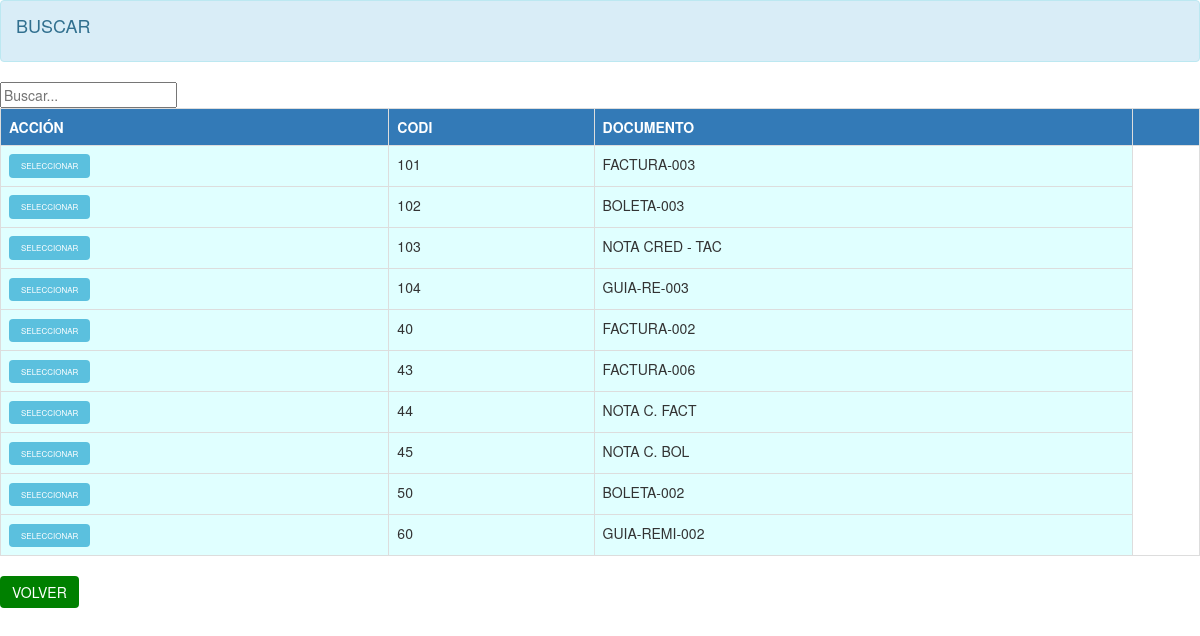
Page /busca_prueba.php?tabla=vftge2007&response=A&codi=EMPLE (signed in) on the committed database.
### tables this page shows
CREATE TABLE `ftge2007` (
  `IDEM` varchar(2) DEFAULT NULL,
  `CODI` varchar(5) NOT NULL,
  `TITU` varchar(55) DEFAULT NULL,
  `NOMB` varchar(90) DEFAULT NULL,
  `DIRE` varchar(60) DEFAULT NULL,
  `FECH` datetime DEFAULT NULL,
  `FONO` varchar(15) DEFAULT NULL,
  `ACTI` varchar(1) NOT NULL,
  `FLC` varchar(1) DEFAULT NULL,
  `CITY` varchar(8) DEFAULT NULL,
  `PAIS` varchar(20) DEFAULT NULL,
  `COND` varchar(1) DEFAULT NULL,
  `ZONA` varchar(2) DEFAULT NULL,
  `TOLE` float DEFAULT NULL,
  `PLAZ` float DEFAULT NULL,
  `FINA` float DEFAULT NULL,
  `SERIE` varchar(4) DEFAULT NULL,
  `COMC` float DEFAULT NULL,
  `COMC1` float DEFAULT NULL,
  `COMC2` float DEFAULT NULL,
  `MONC` float DEFAULT NULL,
  `PORC` float DEFAULT NULL,
  `PORV` float DEFAULT NULL,
  `MON2` float DEFAULT NULL,
  `MON3` float DEFAULT NULL,
  `TFAX` varchar(30) DEFAULT NULL,
  `RUC` varchar(11) DEFAULT NULL,
  `CODC` varchar(5) DEFAULT NULL,
  `SIGLA` varchar(10) DEFAULT NULL,
  `IDDOC` varchar(1) DEFAULT NULL,
  `USER` varchar(2) DEFAULT NULL,
  `ORDE` float DEFAULT NULL,
  `IDVENTA` varchar(1) DEFAULT NULL,
  `EMAIL` varchar(50) DEFAULT NULL
);

### buscar.php (the view, shortened to what this page needs)
<?php
$conexion = connect_db();
global $tabla;
global $titulo;
global $codi;
function obtener_registros($dato, $tabla) {
    global $conexion;
    global $titulo;
    global $codi;
    if (isset($_POST['busqueda']))
    {
        global $query;
    }
    else
    {
        $query = "SELECT * FROM $tabla LIMIT 10";
    }
    $resultado = $conexion->query($query);
    $resultado_consul = $conexion->query($query);
    if($resultado->num_rows > 0) {
        $tabla_html = '<div class="card card-body"><table class="table table-bordered">';
        $fila_campo = $resultado->fetch_assoc();
        $campos = array_keys($fila_campo);
        $tabla_html .= '<tr class="bg-primary">';
        if($titulo === "")
            {
                $tabla_html .= '<th>ACCIÓN</th>';
            }
        foreach ($campos as $campo) {
            $tabla_html .= '<th>' . $campo . '</th>';
        }
        $tabla_html .='<th></th>';
        $tabla_html .= '</tr>';
        mysqli_data_seek($resultado, 0);
        while ($fila_resultado = $resultado->fetch_assoc()) {
            $jaladato = $resultado_consul->fetch_row();
            $id = $jaladato[0];
            $tabla_html .= '<tr style="background-color: LightCyan;">';
            if ($titulo === "") {
                if($codi === "BUSCA1") {
                $tabla_html .= '<td><a style="border: 0px solid white; font-size: 8px;" class="btn btn-info add-new" href="javascript:void(0);" onclick="seleccionarDocumento(' . $id . ');">SELECCIONAR</a></td>';
                ?>
                    <script>
                    function seleccionarDocumento(id) {
                        var currentPage = document.location.pathname;
                        var buscaUrl = currentPage.substring(currentPage.lastIndexOf('/') + 1, currentPage.length);
                        var url = buscaUrl + '?codigo=' + id;
                        window.parent.postMessage({ id: id }, window.location.origin); // Reemplaza 'http://tu-sitio.com' con el dominio de tu sitio
                        window.parent.cerrarInterfaz(); // Cierra la interfaz de búsqueda en la página principal
                    }
                    </script>
                <?php
                }
                else if ($codi === "EMPLE") {
                    $docu = $jaladato[0];
                    $tabla_html .= '<td><a style="border: 0px solid white;font-size: 8px;" class="btn btn-info add-new" href="javascript:void(0);" onclick="seleccionarDocumento(\'' . $docu . '\');">SELECCIONAR</a></td>';
                ?>
                <?php
                }
            }
            foreach ($campos as $campo) {
                $tabla_html .= '<td>' . $fila_resultado[$campo] . '</td>';
            }
        }
        $tabla_html .= '</table></div>';
    } else {
        $tabla_html = "No se encontraron coincidencias con sus criterios de búsqueda.";
    }
    return $tabla_html;
}
if(isset($_POST['busqueda'])) {
    $tabla = $_POST['tabla'];
    global $pagina;
    $pagina = $_POST['pagina'];
    global $titulo;
    if(isset($_POST['titulo'])){
    $titulo = $_POST['titulo'];}
    global $codi;
    if(isset($_POST['codi'])){
    $codi = $_POST['codi'];}
    $q = $_POST['busqueda'];
    $resultado_campos = $conexion->query("SHOW COLUMNS FROM $tabla");
    $campos = array();
    while ($fila_campo = $resultado_campos->fetch_assoc()) {
        $campos[] = $fila_campo['Field'];
    }
    $condiciones = array();
    foreach ($campos as $campo) {
        $condiciones[] = "$campo LIKE '%$q%'";
    }
    global $query;
    $query = "SELECT * FROM $tabla WHERE " . implode(" OR ", $condiciones);
    echo obtener_registros($_POST['busqueda'], $_POST['tabla']);
} else {
    echo obtener_registros("", $tabla);
}
?>

### rows in the picture
ftge2007: CODI "101"
ftge2007: CODI "102"
ftge2007: CODI "103"
ftge2007: CODI "104"
ftge2007: CODI "40"
ftge2007: CODI "43"
ftge2007: CODI "44"
ftge2007: CODI "45"
ftge2007: CODI "50"
ftge2007: CODI "60"

### other values in the picture
$campo "CODI"
$campo "DOCUMENTO"
$fila_resultado[$campo] "FACTURA-003"
$fila_resultado[$campo] "BOLETA-003"
$fila_resultado[$campo] "NOTA CRED - TAC"
$fila_resultado[$campo] "GUIA-RE-003"
$fila_resultado[$campo] "FACTURA-002"
$fila_resultado[$campo] "FACTURA-006"
$fila_resultado[$campo] "NOTA C. FACT"
$fila_resultado[$campo] "NOTA C. BOL"
$fila_resultado[$campo] "BOLETA-002"
$fila_resultado[$campo] "GUIA-REMI-002"
